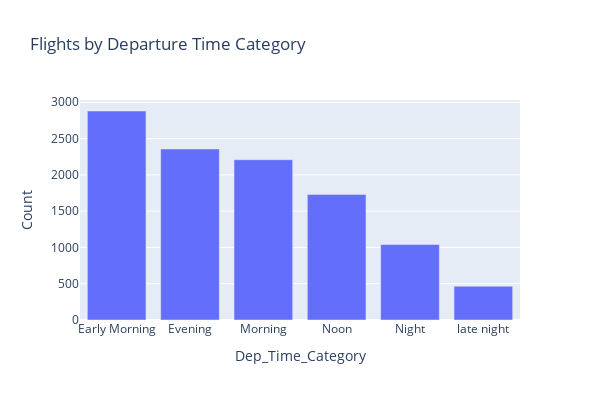

The notebook cell this image was saved under:
### Code cell
import plotly.express as px

data["Dep_Time_Category"] = data["Dep_Time_hour"].apply(flight_dep_time)

dep_counts = data["Dep_Time_Category"].value_counts().reset_index()
dep_counts.columns = ["Dep_Time_Category", "Count"]

fig = px.bar(dep_counts, 
             x="Dep_Time_Category", 
             y="Count", 
             title="Flights by Departure Time Category")

fig.update_layout(width=600, height=400)
fig.show()

### Figure 1 — Plotly figure (JSON) as saved in the notebook; plotly's stock layout.template omitted (floating-point values rounded to 4 significant figures)
{"data": [{"hovertemplate": "Dep_Time_Category=%{x}<br>Count=%{y}<extra></extra>", "legendgroup": "", "marker": {"color": "#636efa", "pattern": {"shape": ""}}, "name": "", "orientation": "v", "showlegend": false, "textposition": "auto", "type": "bar", "x": ["Early Morning", "Evening", "Morning", "Noon", "Night", "late night"], "xaxis": "x", "y": [2880, 2357, 2209, 1731, 1040, 465], "yaxis": "y"}], "layout": {"barmode": "relative", "height": 400, "legend": {"tracegroupgap": 0}, "title": {"text": "Flights by Departure Time Category"}, "width": 600, "xaxis": {"anchor": "y", "domain": [0, 1], "title": {"text": "Dep_Time_Category"}}, "yaxis": {"anchor": "x", "domain": [0, 1], "title": {"text": "Count"}}}}
